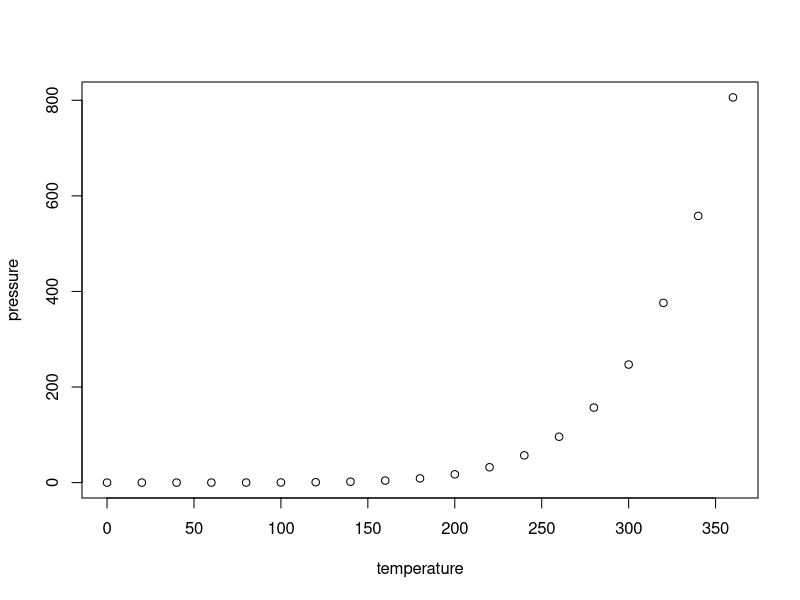
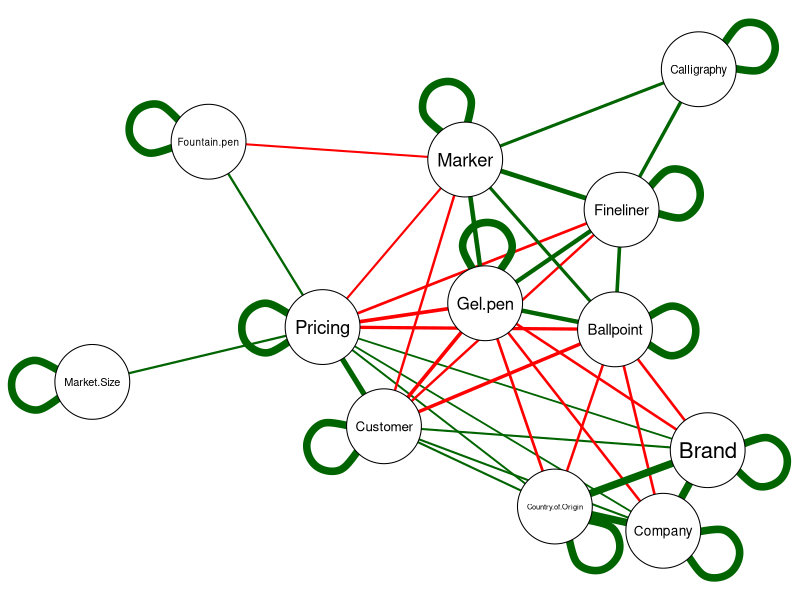

Reproduce these figures in R, in order.
## ---- chunk 1
knitr::opts_chunk$set(echo = TRUE)
## ---- chunk 2
summary(cars)
## ---- chunk 3
plot(pressure)
## ---- chunk 4
# Load required libraries
library(tidyverse)

# Read the data
data <- read.csv("Block 0 final database4.csv", stringsAsFactors = FALSE, sep = ";")
# Remove columns that are all NA
data <- data[, colSums(is.na(data)) < nrow(data)]
## ---- chunk 5
str(data)
## ---- chunk 6
# Load necessary packages
library(dplyr)

# Manually coerce ordinal/categorical-to-numeric
numeric_data <- data %>%
  mutate(
    Brand = as.numeric(Brand),
    Company = as.numeric(Company),
    Country.of.Origin= as.numeric(Country.of.Origin),
    Market.Size = as.numeric(Market.Size),
    Pricing = as.numeric(Pricing),
    Customer = as.numeric(Customer),
    Ballpoint = as.numeric(Ballpoint),
    Calligraphy = as.numeric(Calligraphy),
    Gel.pen = as.numeric(Gel.pen),
    Marker = as.numeric(Marker),
    Fountain.pen = as.numeric(Fountain.pen),
    Fineliner = as.numeric(Fineliner)
  ) %>%
  # Select only these relevant variables
  select(Brand, Company, Country.of.Origin, Market.Size, Pricing, Customer, Ballpoint, Calligraphy, Gel.pen, Marker, Fountain.pen, Fineliner)

## ---- chunk 7
# Compute Spearman correlation matrix
cor_matrix <- cor(numeric_data, method = "spearman", use = "pairwise.complete.obs")

# Visualize with qgraph
library(qgraph)
qgraph(
  cor_matrix,
  layout = "spring",
  minimum = 0.2,
  cut = 0.1,
  labels = colnames(numeric_data),
  label.cex = 1,
    vsize = 10,
  maximum = 2
)
